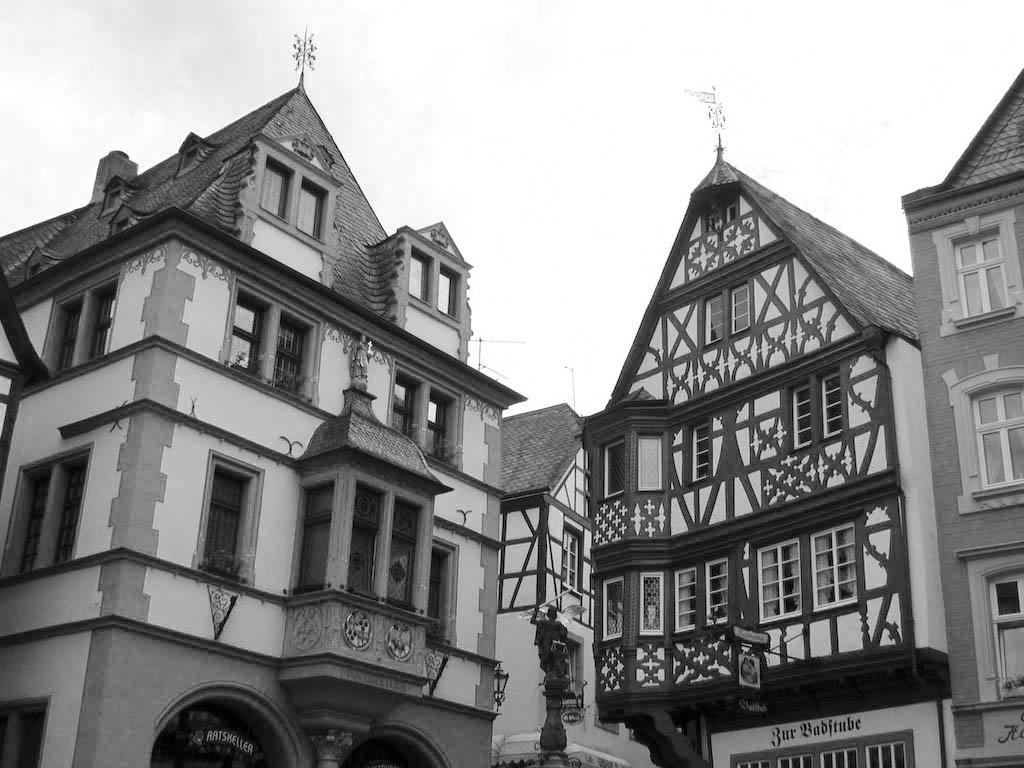
#> input picture samples/otsu-raw.jpeg, 1024 x 768 px
$ python threshold_otsu.py
#> lines starting #> are read from the running program, lines starting #| are printed output that depends on the picture; after the words box and inside, x2 and y2 are one past the last pixel; in counts of white or black regions, pixels touching at a corner belong together
import cv2 as cv
import numpy as np

img = cv.imread("samples/otsu-raw.jpeg", cv.IMREAD_GRAYSCALE)
#> img is the input picture: shape (768, 1024); min 0, max 255, mean 141.3


# global simple thresholding
ret, th1 = cv.threshold(img, 127, 255, cv.THRESH_BINARY)
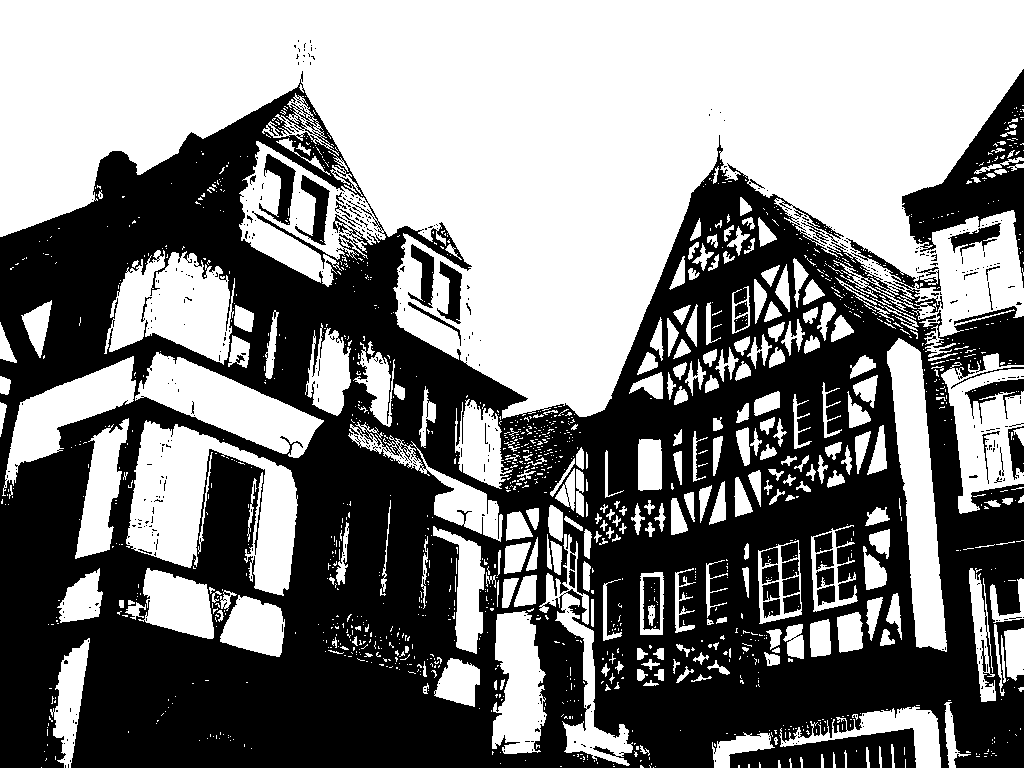
#> th1: shape (768, 1024); 50.9% white; 500 black regions (457 under 20 px), largest, box (x1, y1, x2, y2) and area: (0, 71, 1024, 768) 365178, (902, 69, 1024, 288) 9094, (259, 154, 296, 225) 1036

#Otsu's thresholding
ret, th2 = cv.threshold(img, 0, 25, cv.THRESH_BINARY+cv.THRESH_OTSU)
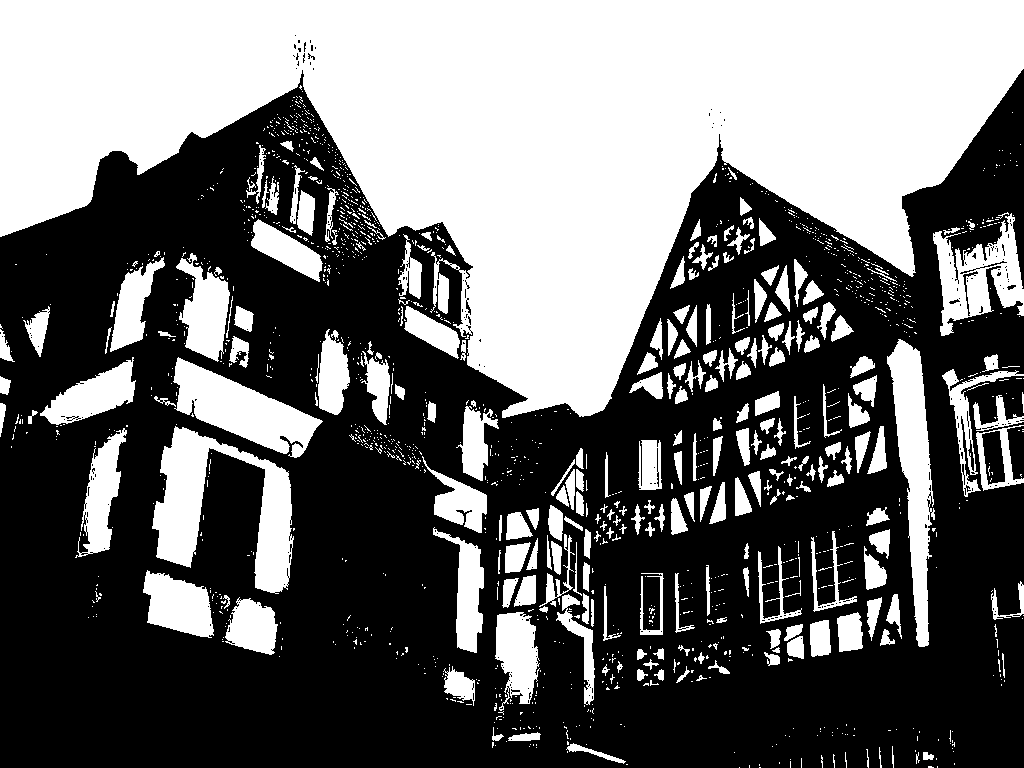
#> th2: shape (768, 1024); values 0 (black) and 25 (white), 42.4% white; 1572 white regions (1313 under 20 px), largest, box (x1, y1, x2, y2) and area: (0, 0, 1024, 418) 225751, (152, 426, 294, 594) 9845, (887, 339, 935, 647) 6932
#> ret = 152


cv.imshow("Original Image", img)
cv.imshow("Simple threshold", th1)
cv.imshow("Otsu's processed", th2)


cv.waitKey(0)
cv.destroyAllWindows()

$ run again, with samples/HappyFish.jpg copied over samples/otsu-raw.jpeg
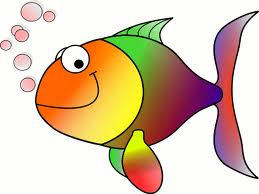
#> input picture samples/HappyFish.jpg, 259 x 194 px
#> `ret, th1 = cv.threshold(img, 127, 255, cv.THRESH_BINARY)`:
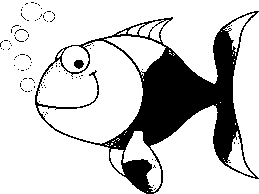
#> th1: shape (194, 259); 80.1% white; 94 black regions (92 under 20 px), largest, box (x1, y1, x2, y2) and area: (35, 11, 259, 194) 9704, (74, 60, 84, 69) 68
#> `ret, th2 = cv.threshold(img, 0, 25, cv.THRESH_BINARY+cv.THRESH_OTSU)`:
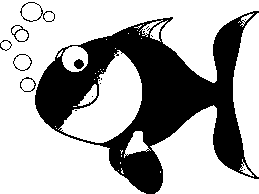
#> th2: shape (194, 259); values 0 (black) and 25 (white), 68.1% white; 17 black regions (10 under 20 px), largest, box (x1, y1, x2, y2) and area: (35, 11, 259, 194) 15597, (20, 2, 55, 22) 105, (11, 25, 29, 42) 73
#> ret = 174

$ run again, with samples/aero1.jpg copied over samples/otsu-raw.jpeg
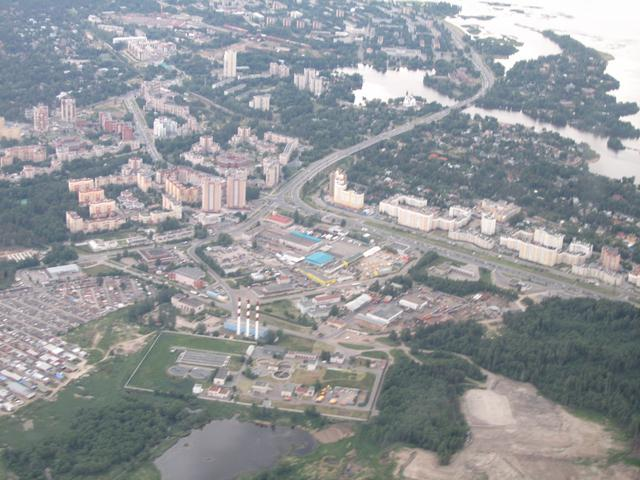
#> input picture samples/aero1.jpg, 640 x 480 px
#> `ret, th1 = cv.threshold(img, 127, 255, cv.THRESH_BINARY)`:
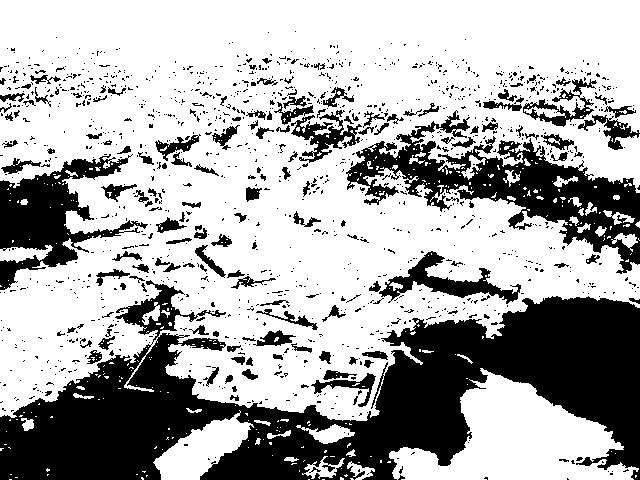
#> th1: shape (480, 640); 67.4% white; 1284 black regions (1126 under 20 px), largest, box (x1, y1, x2, y2) and area: (0, 280, 640, 480) 58084, (346, 110, 640, 274) 14095, (0, 154, 148, 290) 7463
#> `ret, th2 = cv.threshold(img, 0, 25, cv.THRESH_BINARY+cv.THRESH_OTSU)`:
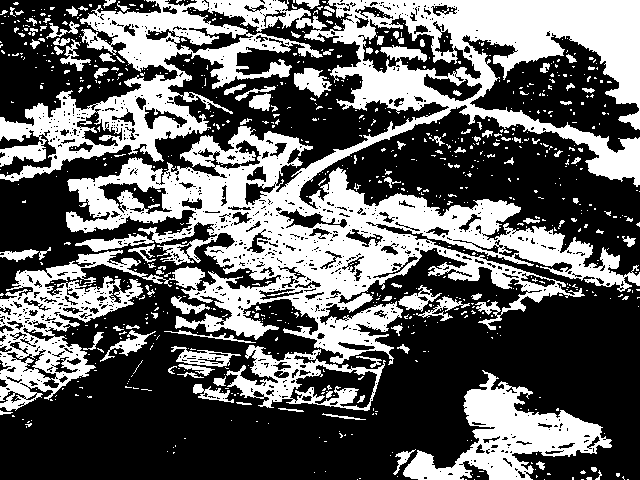
#> th2: shape (480, 640); values 0 (black) and 25 (white), 38.9% white; 845 white regions (738 under 20 px), largest, box (x1, y1, x2, y2) and area: (0, 0, 640, 411) 95675, (403, 370, 612, 480) 8523, (226, 345, 386, 411) 3519
#> ret = 157
